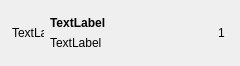
<?xml version="1.0" encoding="UTF-8"?>
<ui version="4.0">
 <class>PayloadItemWidget</class>
 <widget class="QWidget" name="PayloadItemWidget">
  <property name="geometry">
   <rect>
    <x>0</x>
    <y>0</y>
    <width>240</width>
    <height>66</height>
   </rect>
  </property>
  <property name="sizePolicy">
   <sizepolicy hsizetype="Expanding" vsizetype="MinimumExpanding">
    <horstretch>0</horstretch>
    <verstretch>0</verstretch>
   </sizepolicy>
  </property>
  <property name="minimumSize">
   <size>
    <width>100</width>
    <height>50</height>
   </size>
  </property>
  <property name="windowTitle">
   <string>Form</string>
  </property>
  <layout class="QHBoxLayout" name="horizontalLayout">
   <property name="leftMargin">
    <number>12</number>
   </property>
   <property name="topMargin">
    <number>0</number>
   </property>
   <property name="bottomMargin">
    <number>0</number>
   </property>
   <item>
    <widget class="QFrame" name="frame_2">
     <property name="sizePolicy">
      <sizepolicy hsizetype="Maximum" vsizetype="Fixed">
       <horstretch>0</horstretch>
       <verstretch>0</verstretch>
      </sizepolicy>
     </property>
     <property name="minimumSize">
      <size>
       <width>32</width>
       <height>32</height>
      </size>
     </property>
     <property name="maximumSize">
      <size>
       <width>32</width>
       <height>16777215</height>
      </size>
     </property>
     <property name="frameShape">
      <enum>QFrame::NoFrame</enum>
     </property>
     <property name="frameShadow">
      <enum>QFrame::Raised</enum>
     </property>
     <layout class="QGridLayout" name="gridLayout">
      <property name="margin">
       <number>0</number>
      </property>
      <item row="0" column="0">
       <widget class="QLabel" name="lImg">
        <property name="sizePolicy">
         <sizepolicy hsizetype="MinimumExpanding" vsizetype="MinimumExpanding">
          <horstretch>0</horstretch>
          <verstretch>0</verstretch>
         </sizepolicy>
        </property>
        <property name="minimumSize">
         <size>
          <width>32</width>
          <height>32</height>
         </size>
        </property>
        <property name="text">
         <string>TextLabel</string>
        </property>
       </widget>
      </item>
     </layout>
    </widget>
   </item>
   <item>
    <layout class="QVBoxLayout" name="verticalLayout_3" stretch="1,0,0,1">
     <property name="sizeConstraint">
      <enum>QLayout::SetMinimumSize</enum>
     </property>
     <item>
      <spacer name="verticalSpacer_2">
       <property name="orientation">
        <enum>Qt::Vertical</enum>
       </property>
       <property name="sizeHint" stdset="0">
        <size>
         <width>20</width>
         <height>40</height>
        </size>
       </property>
      </spacer>
     </item>
     <item>
      <widget class="QLabel" name="lCategoryTitle">
       <property name="font">
        <font>
         <weight>75</weight>
         <bold>true</bold>
        </font>
       </property>
       <property name="text">
        <string>TextLabel</string>
       </property>
      </widget>
     </item>
     <item>
      <widget class="QLabel" name="lSubtitle">
       <property name="sizePolicy">
        <sizepolicy hsizetype="Expanding" vsizetype="Expanding">
         <horstretch>0</horstretch>
         <verstretch>0</verstretch>
        </sizepolicy>
       </property>
       <property name="text">
        <string>TextLabel</string>
       </property>
       <property name="alignment">
        <set>Qt::AlignLeading|Qt::AlignLeft|Qt::AlignTop</set>
       </property>
      </widget>
     </item>
     <item>
      <spacer name="verticalSpacer">
       <property name="orientation">
        <enum>Qt::Vertical</enum>
       </property>
       <property name="sizeHint" stdset="0">
        <size>
         <width>20</width>
         <height>40</height>
        </size>
       </property>
      </spacer>
     </item>
    </layout>
   </item>
   <item>
    <widget class="QLabel" name="lCount">
     <property name="sizePolicy">
      <sizepolicy hsizetype="Fixed" vsizetype="Fixed">
       <horstretch>0</horstretch>
       <verstretch>0</verstretch>
      </sizepolicy>
     </property>
     <property name="minimumSize">
      <size>
       <width>15</width>
       <height>15</height>
      </size>
     </property>
     <property name="maximumSize">
      <size>
       <width>15</width>
       <height>15</height>
      </size>
     </property>
     <property name="baseSize">
      <size>
       <width>0</width>
       <height>0</height>
      </size>
     </property>
     <property name="styleSheet">
      <string notr="true">background-color: &quot;red&quot;; border-radius: 5px; color: &quot;white&quot;</string>
     </property>
     <property name="text">
      <string>1</string>
     </property>
     <property name="scaledContents">
      <bool>false</bool>
     </property>
     <property name="alignment">
      <set>Qt::AlignCenter</set>
     </property>
    </widget>
   </item>
  </layout>
 </widget>
 <resources/>
 <connections/>
</ui>
